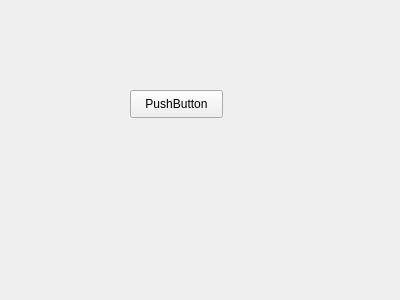
<?xml version="1.0" encoding="UTF-8"?>
<ui version="4.0">
 <class>Widget</class>
 <widget class="QWidget" name="Widget">
  <property name="geometry">
   <rect>
    <x>0</x>
    <y>0</y>
    <width>400</width>
    <height>300</height>
   </rect>
  </property>
  <property name="windowTitle">
   <string>Widget</string>
  </property>
  <widget class="QPushButton" name="pushButton">
   <property name="geometry">
    <rect>
     <x>130</x>
     <y>90</y>
     <width>93</width>
     <height>28</height>
    </rect>
   </property>
   <property name="text">
    <string>PushButton</string>
   </property>
  </widget>
 </widget>
 <layoutdefault spacing="6" margin="11"/>
 <resources/>
 <connections/>
</ui>
